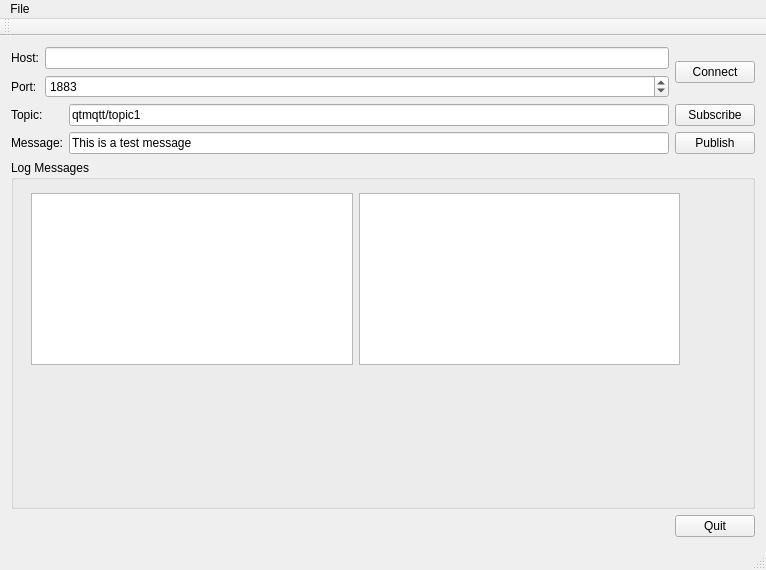
<?xml version="1.0" encoding="UTF-8"?>
<ui version="4.0">
 <class>MainWindow</class>
 <widget class="QMainWindow" name="MainWindow">
  <property name="geometry">
   <rect>
    <x>0</x>
    <y>0</y>
    <width>766</width>
    <height>570</height>
   </rect>
  </property>
  <property name="windowTitle">
   <string>MainWindow</string>
  </property>
  <widget class="QWidget" name="centralWidget">
   <layout class="QVBoxLayout" name="verticalLayout">
    <item>
     <layout class="QHBoxLayout" name="horizontalLayout">
      <item>
       <layout class="QFormLayout" name="formLayout">
        <item row="0" column="0">
         <widget class="QLabel" name="label">
          <property name="text">
           <string>Host:</string>
          </property>
         </widget>
        </item>
        <item row="0" column="1">
         <widget class="QLineEdit" name="lineEditHost">
          <property name="text">
           <string/>
          </property>
         </widget>
        </item>
        <item row="2" column="0">
         <widget class="QLabel" name="label_2">
          <property name="text">
           <string>Port:</string>
          </property>
         </widget>
        </item>
        <item row="2" column="1">
         <widget class="QSpinBox" name="spinBoxPort">
          <property name="maximum">
           <number>99999</number>
          </property>
          <property name="value">
           <number>1883</number>
          </property>
         </widget>
        </item>
       </layout>
      </item>
      <item>
       <widget class="QPushButton" name="buttonConnect">
        <property name="text">
         <string>Connect</string>
        </property>
       </widget>
      </item>
     </layout>
    </item>
    <item>
     <layout class="QGridLayout" name="gridLayout">
      <item row="0" column="1">
       <widget class="QLineEdit" name="lineEditTopic">
        <property name="text">
         <string>qtmqtt/topic1</string>
        </property>
       </widget>
      </item>
      <item row="1" column="2">
       <widget class="QPushButton" name="buttonPublish">
        <property name="text">
         <string>Publish</string>
        </property>
       </widget>
      </item>
      <item row="0" column="2">
       <widget class="QPushButton" name="buttonSubscribe">
        <property name="text">
         <string>Subscribe</string>
        </property>
       </widget>
      </item>
      <item row="1" column="1">
       <widget class="QLineEdit" name="lineEditMessage">
        <property name="text">
         <string>This is a test message</string>
        </property>
       </widget>
      </item>
      <item row="1" column="0">
       <widget class="QLabel" name="label_4">
        <property name="text">
         <string>Message:</string>
        </property>
       </widget>
      </item>
      <item row="0" column="0">
       <widget class="QLabel" name="label_3">
        <property name="text">
         <string>Topic:</string>
        </property>
       </widget>
      </item>
     </layout>
    </item>
    <item>
     <widget class="QGroupBox" name="groupBox">
      <property name="title">
       <string>Log Messages</string>
      </property>
      <widget class="QWidget" name="layoutWidget">
       <property name="geometry">
        <rect>
         <x>9</x>
         <y>22</y>
         <width>671</width>
         <height>194</height>
        </rect>
       </property>
       <layout class="QHBoxLayout" name="horizontalLayout_2">
        <item>
         <widget class="QPlainTextEdit" name="editLog"/>
        </item>
        <item>
         <widget class="QTextEdit" name="textEdit"/>
        </item>
       </layout>
      </widget>
     </widget>
    </item>
    <item>
     <layout class="QHBoxLayout" name="horizontalLayout_3">
      <item>
       <spacer name="horizontalSpacer">
        <property name="orientation">
         <enum>Qt::Horizontal</enum>
        </property>
        <property name="sizeHint" stdset="0">
         <size>
          <width>40</width>
          <height>20</height>
         </size>
        </property>
       </spacer>
      </item>
      <item>
       <widget class="QPushButton" name="buttonQuit">
        <property name="text">
         <string>Quit</string>
        </property>
       </widget>
      </item>
     </layout>
    </item>
   </layout>
  </widget>
  <widget class="QMenuBar" name="menuBar">
   <property name="geometry">
    <rect>
     <x>0</x>
     <y>0</y>
     <width>766</width>
     <height>26</height>
    </rect>
   </property>
   <widget class="QMenu" name="menuFile">
    <property name="title">
     <string>File</string>
    </property>
    <addaction name="actionQuit"/>
   </widget>
   <addaction name="menuFile"/>
  </widget>
  <widget class="QToolBar" name="mainToolBar">
   <attribute name="toolBarArea">
    <enum>TopToolBarArea</enum>
   </attribute>
   <attribute name="toolBarBreak">
    <bool>false</bool>
   </attribute>
  </widget>
  <widget class="QStatusBar" name="statusBar"/>
  <action name="actionQuit">
   <property name="text">
    <string>Quit</string>
   </property>
  </action>
 </widget>
 <layoutdefault spacing="6" margin="11"/>
 <resources/>
 <connections/>
</ui>
